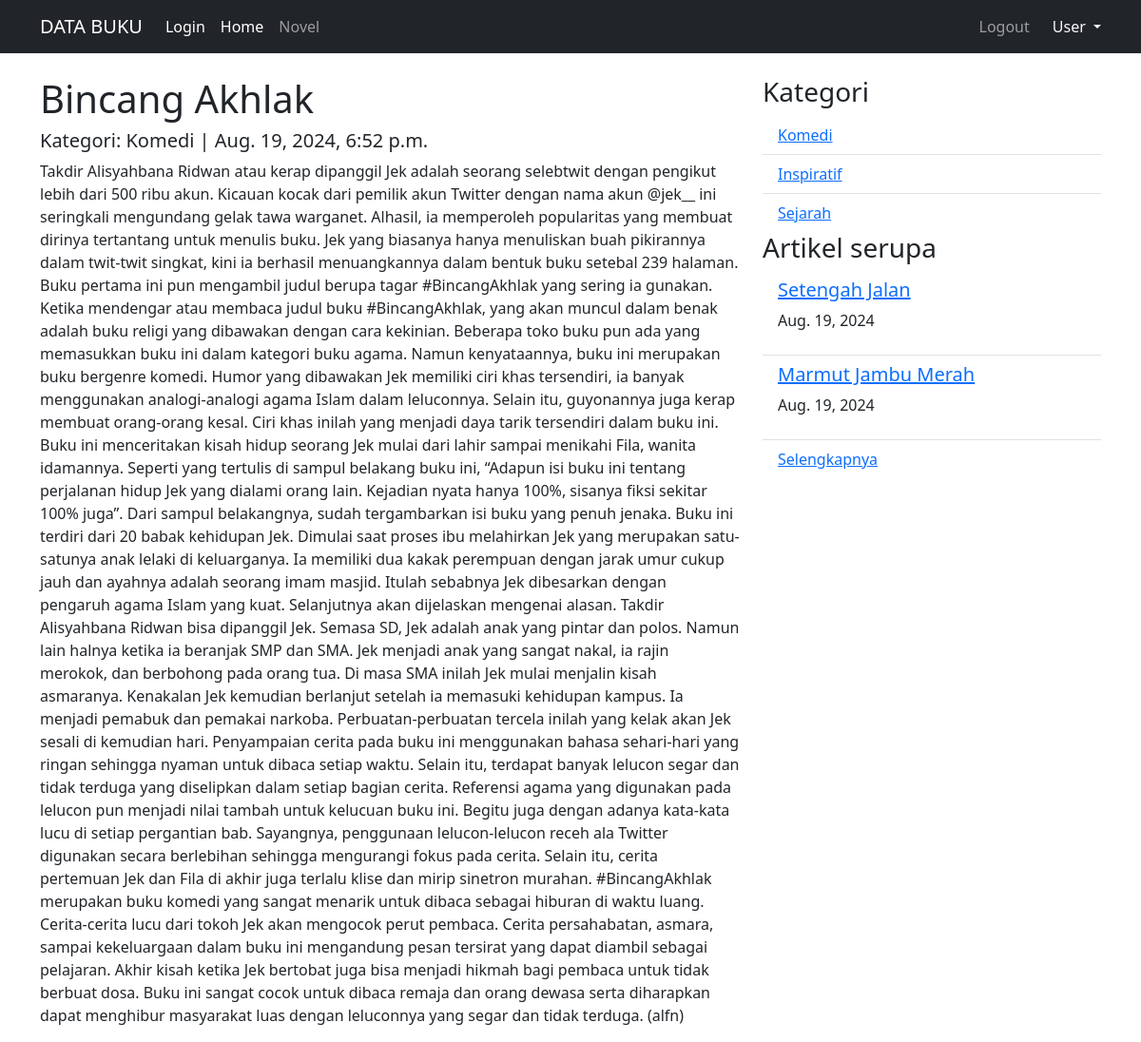
Screenshot of /novel/detail/bincang-akhlak with the database file from the repository.
### novel/models.py (models this page shows, shortened)
class Novel(models.Model):
    judul       = models.CharField(max_length=255)
    isi         = models.TextField()
    kategori    = models.CharField(max_length=255)
    published   = models.DateTimeField(auto_now_add=True)
    updated     = models.DateTimeField(auto_now=True)
    slug        = models.SlugField(blank=True, editable=False)

### novel/views.py (the view)
# urls.py: re_path(r'^detail/(?P<slug>[\w-]+)$', NovelDetailView.as_view(), name='detail'),
class NovelDetailView(DetailView):
    model = Novel
    template_name = "novel/novel_detail.html"
    context_object_name = 'novel'
    def get_context_data(self,*args,**kwargs):
        kategori_list = self.model.objects.values_list('kategori', flat=True).distinct()
        self.kwargs.update({'kategori_list':kategori_list})
        novel_serupa = self.model.objects.filter(kategori=self.object.kategori).exclude(id=self.object.id)
        self.kwargs.update({'novel_serupa':novel_serupa})
        kwargs = self.kwargs
        return super().get_context_data(*args,**kwargs)

### novel/templates/novel/novel_detail.html (shortened to what this page needs)
{% extends "base.html" %}
{% block contents %}
<div class="row">
    <div class="col-md-8">
        <h1>{{novel.judul}}</h1>
        <h5>Kategori: {{novel.kategori}} | {{novel.published}}</h5>
        <p>{{novel.isi}}</p>
    </div>
    <div class="col-sm">
        <h3>Kategori</h3>
        <ul class="list-group list-group-flush">
            <ul class="list-group list-group-flush">
                {% for kategori in kategori_list %}
                    <li class="list-group-item"><a href="{% url 'novel:category' kategori 1 %}">{{kategori}}</a></li>
                {% endfor %}
            </ul>
        </ul>
        <h3>Artikel serupa</h3>
        <ul class="list-group list-group-flush">
            {% for novel in novel_serupa %}
                {% if forloop.counter is not 3 %}
                <li class="list-group-item">
                    <h5><a href="{% url 'novel:detail' novel.slug %}">{{novel.judul}}</a></h5>
                    <p>{{novel.published|date}}</p>
                </li>
                {% endif %}
            {% endfor %}
            <li class="list-group-item"><a href="{% url 'novel:category' novel.kategori 1 %}">Selengkapnya</a></li>
        </ul>
    </div>
</div>
{% endblock contents %}

### rows the page displays
Novel: judul "Bincang Akhlak", kategori "Komedi", published "Aug. 19, 2024, 6:52 p.m.", isi "Takdir Alisyahbana Ridwan atau kerap dipanggil Jek adalah seorang selebtwit dengan pengikut lebih dari 500 ribu akun. Kicauan kocak dari pemilik akun Twitter dengan nama akun @jek__ ini seringkali mengundang gelak tawa warganet. Alhasil, ia memperoleh popularitas yang membuat dirinya tertantang untuk menulis buku. Jek yang biasanya hanya menuliskan buah pikirannya dalam twit-twit singkat, kini ia berhasil menuangkannya dalam bentuk buku setebal 239 halaman. Buku pertama ini pun mengambil judul berupa tagar #BincangAkhlak yang sering ia gunakan. Ketika mendengar atau membaca judul buku #BincangAkhlak, yang akan muncul dalam benak adalah buku religi yang dibawakan dengan cara kekinian.…"
Novel: judul "Setengah Jalan", published "Aug. 19, 2024"
Novel: judul "Marmut Jambu Merah", published "Aug. 19, 2024"

### other values shown
{{ kategori }} "Komedi" "Inspiratif" "Sejarah"
